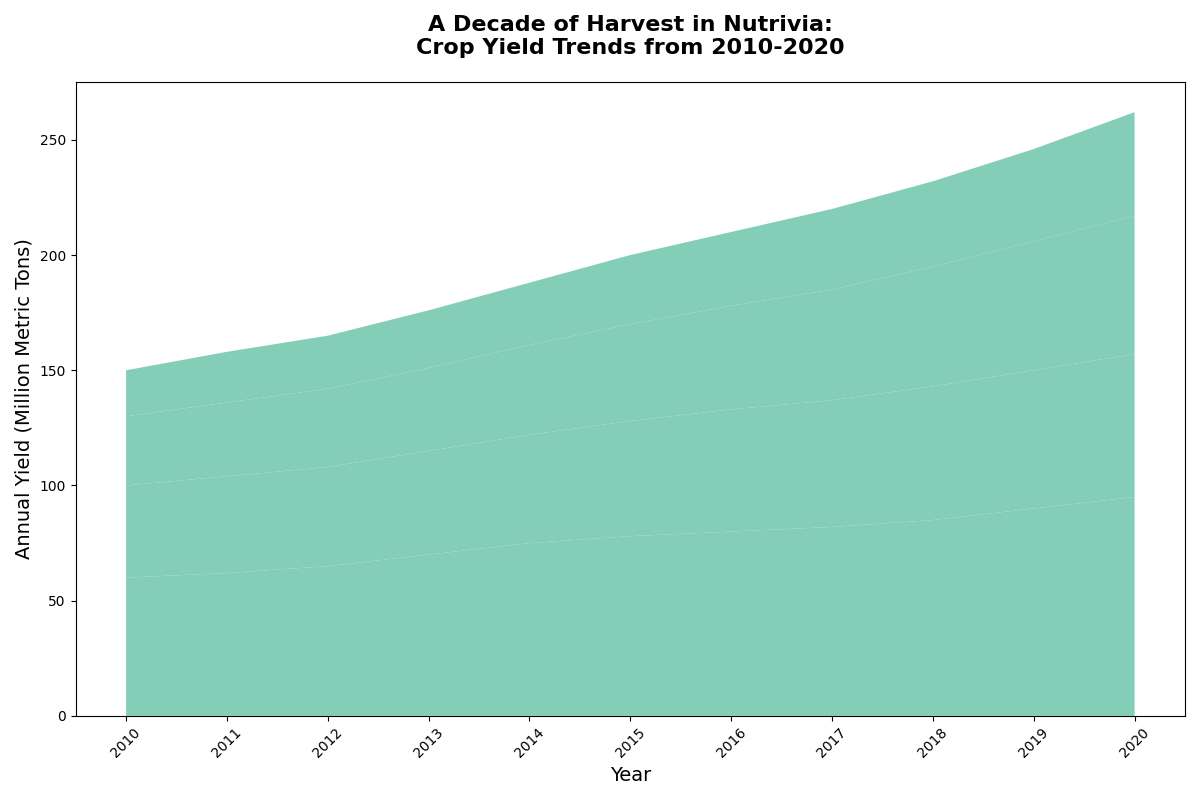

Source code (Python):
import matplotlib.pyplot as plt
import numpy as np

years = np.arange(2010, 2021)

wheat = np.array([60, 62, 65, 70, 75, 78, 80, 82, 85, 90, 95])
rice = np.array([40, 42, 43, 45, 47, 50, 53, 55, 58, 60, 62])
maize = np.array([30, 32, 34, 36, 39, 42, 45, 48, 52, 56, 60])
soy = np.array([20, 22, 23, 25, 27, 30, 32, 35, 37, 40, 45])

data = np.vstack([wheat, rice, maize, soy])

# Define a single color for all crops
consistent_color = ['#66c2a5']  # Greenish color

fig, ax = plt.subplots(figsize=(12, 8))
ax.stackplot(years, data, colors=consistent_color * len(data), alpha=0.8)

ax.set_title("A Decade of Harvest in Nutrivia:\nCrop Yield Trends from 2010-2020", fontsize=16, fontweight='bold', pad=20)
ax.set_xlabel("Year", fontsize=14)
ax.set_ylabel("Annual Yield (Million Metric Tons)", fontsize=14)

plt.xticks(years, rotation=45)
plt.tight_layout()

plt.show()
